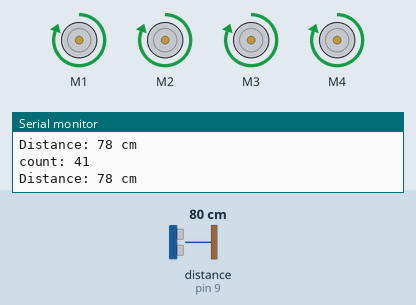
Recording of a sketch running on a simulated Arduino Uno, built with avr-gcc and run on an emulated ATmega328P. Parts: 4 × DC motor (green arrow = forward, orange = backward, longer = faster), the last lines printed to the serial monitor. Wiring (inferred from the names in the program): ultrasonic range finder: trigger pin 10; echo pin 9. The inputs (shaded band) are chosen by the test bench; at power-on: distance to the obstacle (sensor on pin 9) 80 cm. The echo pulse lasts 58.3 µs per cm; the modem accepts every AT command (registered, SIM ready, sends succeed) and sends nothing else.

Above: at 4.2 s.
4.3 s: distance to the obstacle (sensor on pin 9) set to 12 cm
7.3 s: distance to the obstacle (sensor on pin 9) set to 9 cm
At 7.6 s:
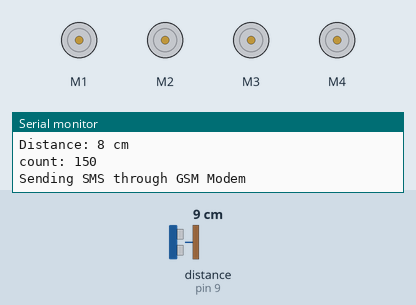
At 11.5 s:
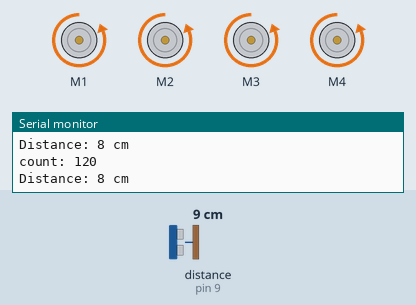
Timing chart, 0 to 15.8 s (numbered marks = the images above; inputs shaded):
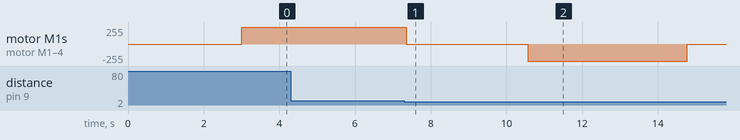

Measured:
- the behaviour switches between 11 and 10 cm on distance to the obstacle (sensor on pin 9) (found by bisection; images 0 and 1)
- after the input at 7.3 s, motor M1–4: forward 255/255 → stopped after 0.05 s, → backward 255/255 3.2 s later, → stopped 4.2 s later

The sketch:

MotorControllerV2.ino
```cpp
#include <AFMotor.h>
#include <SoftwareSerial.h>

// GSM module setup
SoftwareSerial mySerial(6, 7); // RX, TX for SIM900A
const char* mobileNumber = "+919347265708"; // Mobile number to send SMS
bool smsSent = false;     // Flag to prevent multiple SMS sends

// Ultrasonic sensor pins
#define echoPin 9   // Echo pin on pin 9
#define trigPin 10  // Trigger pin on pin 10

// Initialize the four motors
AF_DCMotor front_left(1, MOTOR12_64KHZ);
AF_DCMotor rear_left(2, MOTOR12_64KHZ);
AF_DCMotor front_right(3, MOTOR12_64KHZ);
AF_DCMotor rear_right(4, MOTOR12_64KHZ);

int count = 1;
int Direction = 1;
int distance = 0;

void setup() {
  Serial.begin(9600);
  pinMode(trigPin, OUTPUT);
  pinMode(echoPin, INPUT);
  mySerial.begin(9600);
  Serial.println("GSM Modem and Motors Ready");
  delay(3000);
  // sendSMS();
}

void loop() {
  // Measure distance with ultrasonic sensor
  digitalWrite(trigPin, LOW);
  delayMicroseconds(2);
  digitalWrite(trigPin, HIGH);
  delayMicroseconds(10);
  digitalWrite(trigPin, LOW);

  int duration = pulseIn(echoPin, HIGH);
  distance = (duration - 10) * 0.034 / 2;

  Serial.print("Distance: ");
  Serial.print(distance);
  Serial.println(" cm");

  Serial.print("count: ");
  Serial.println(count);

  if (distance < 10 && Direction == 1 && !smsSent) {
    Direction = -1;
    stopMotors();
    sendSMS();
    smsSent = true;
  }

  // if (distance < 10 && Direction == 1) {
  //   Direction = -1;
  //   stopMotors();
  //   delay(2000);
  // }
  if (count <= 1 && Direction == -1) {
    Direction = 0;
  }

  if (Direction == 1) {
    moveForward();
    count = count + 1;
  }
  if (Direction == -1) {
    moveBackward();
    count = count - 1;
  }
  if (Direction == 0) {
    stopMotors();
    count = 1;
    Direction = 1;
    distance = 0;
    smsSent = false;
    delay(5000);
  }

  if (mySerial.available()) {
    Serial.write(mySerial.read());
  }
}

// Motor control functions
void stopMotors() {
  front_left.setSpeed(0);
  rear_left.setSpeed(0);
  front_right.setSpeed(0);
  rear_right.setSpeed(0);
  front_left.run(RELEASE);
  rear_left.run(RELEASE);
  front_right.run(RELEASE);
  rear_right.run(RELEASE);
}

void moveForward() {
  front_left.setSpeed(255);
  rear_left.setSpeed(255);
  front_right.setSpeed(255);
  rear_right.setSpeed(255);
  front_left.run(FORWARD);
  rear_left.run(FORWARD);
  front_right.run(FORWARD);
  rear_right.run(FORWARD);
}

void moveBackward() {
  front_left.setSpeed(255);
  rear_left.setSpeed(255);
  front_right.setSpeed(255);
  rear_right.setSpeed(255);
  front_left.run(BACKWARD);
  rear_left.run(BACKWARD);
  front_right.run(BACKWARD);
  rear_right.run(BACKWARD);
}

// Function to send an SMS
void sendSMS() {
  Serial.println("Sending SMS through GSM Modem");
  mySerial.println("AT+CMGF=1");
  delay(1000);
  mySerial.print("AT+CMGS=\"");
  mySerial.print(mobileNumber);
  mySerial.println("\"\r");
  delay(1000);
  mySerial.println("Object detected by the radar!");
  delay(100);
  mySerial.println((char)26);
  delay(1000);
  Serial.print("SMS Sent to ");
  Serial.println(mobileNumber);
}
```
